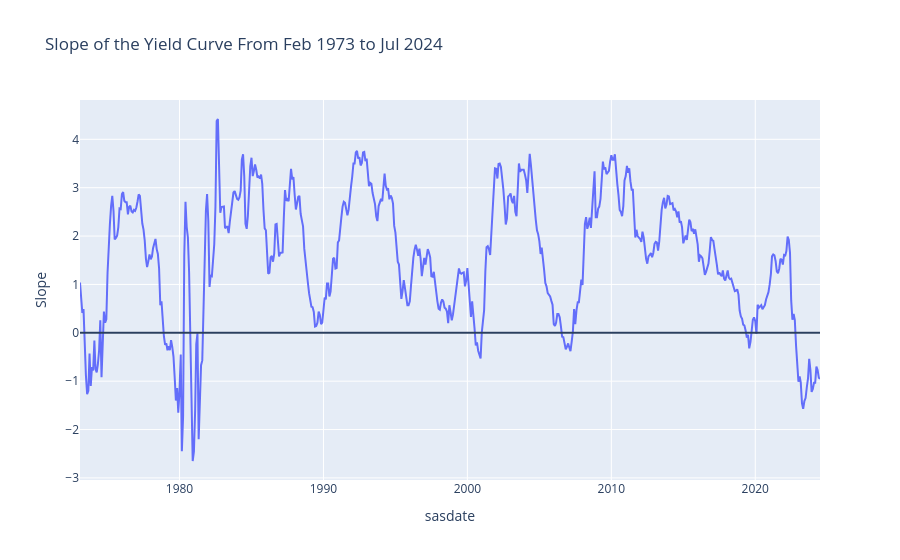

Notebook cell for this chart:
### Markdown cell above
Below we plot the Slope variable, to see the yield curve inversions over time. All points below the black line are times when the yield curve was inverted.

### Code cell
plt = px.line(df, x="sasdate", y="Slope", title="Slope of the Yield Curve From Feb 1973 to Jul 2024")
plt.add_hline(y=0)

plt.show()

### Figure 1 — Plotly figure (JSON) as saved in the notebook; plotly's stock layout.template omitted (floating-point values rounded to 4 significant figures; data arrays with more than 128 entries replaced by an {"elided": "..."} marker saying what was removed)
{"data": [{"hovertemplate": "sasdate=%{x}<br>Slope=%{y}<extra></extra>", "legendgroup": "", "line": {"color": "#636efa", "dash": "solid"}, "marker": {"symbol": "circle"}, "mode": "lines", "name": "", "orientation": "v", "showlegend": false, "type": "scatter", "x": {"elided": "618 str values"}, "xaxis": "x", "y": {"elided": "618 float values"}, "yaxis": "y"}], "layout": {"legend": {"tracegroupgap": 0}, "shapes": [{"type": "line", "x0": 0, "x1": 1, "xref": "x domain", "y0": 0, "y1": 0, "yref": "y"}], "title": {"text": "Slope of the Yield Curve From Feb 1973 to Jul 2024"}, "xaxis": {"anchor": "y", "domain": [0, 1], "title": {"text": "sasdate"}}, "yaxis": {"anchor": "x", "domain": [0, 1], "title": {"text": "Slope"}}}}
